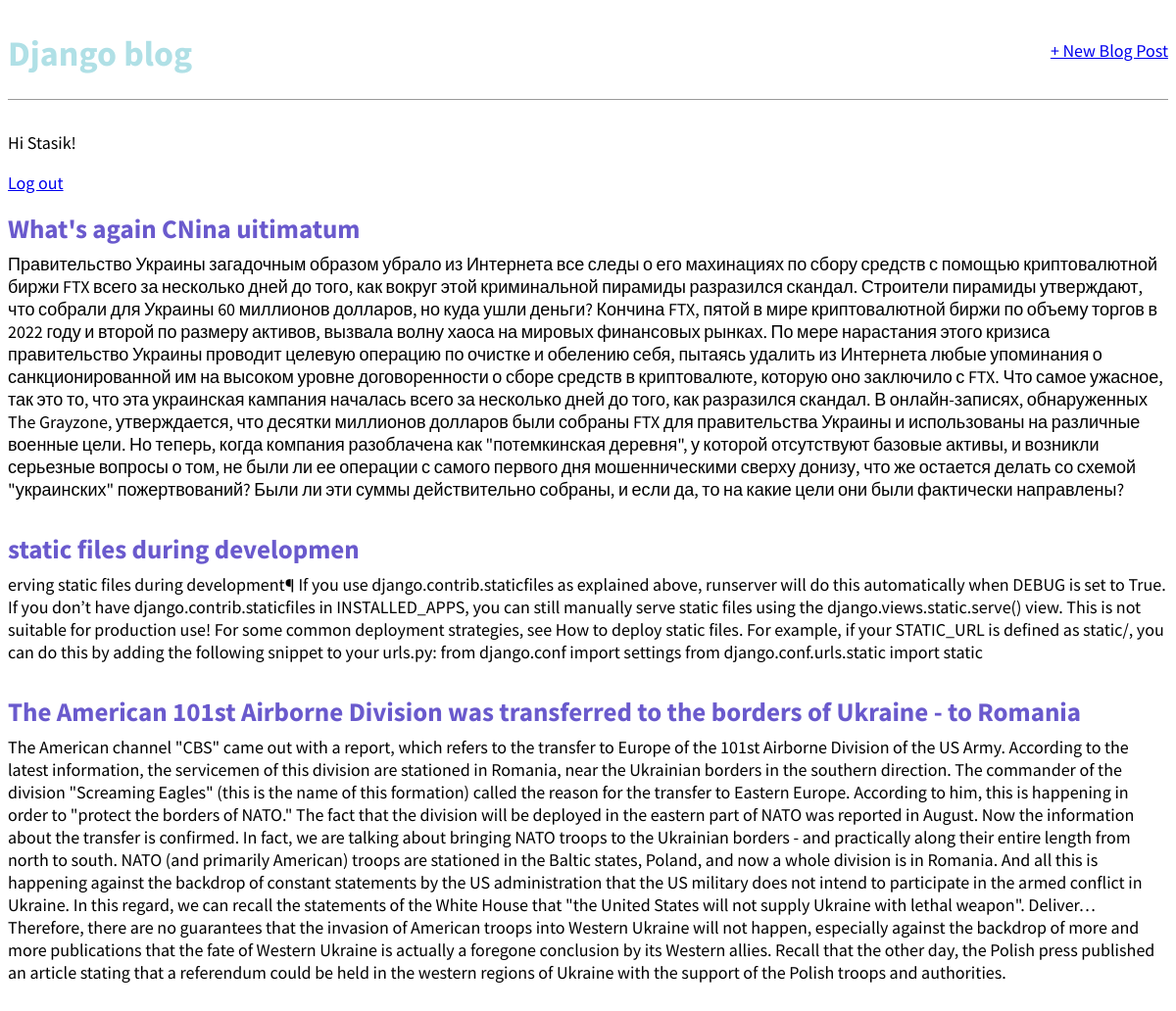
Screenshot of / (signed in) with the database file from the repository.
### blogislav/models.py (models this page shows, shortened)
class Post(models.Model):
    title = models.CharField(max_length=200)
    author = models.ForeignKey('auth.User', on_delete=models.CASCADE,)
    body = models.TextField()

### blogislav/views.py (the view)
# urls.py: path('', BlogListVIew.as_view(), name='home'),
class BlogListVIew(ListView):
    model = Post
    template_name = 'home.html'

### templates/home.html
{% extends 'base.html' %}
{% block content %}
 {% for post in object_list %}
  <div class="post-entry">
  <h2><a href="{% url 'post_detail' post.pk %}">{{ post.title }}</a></h2>
      <p>{{ post.body }}</p>
  </div>
  {% endfor %}
 {% endblock %}

### templates/base.html (shortened to what this page needs)
{%  load static %}
    <link href="{% static 'css/base.css' %}" rel="stylesheet">
<header>
    <div class="nav-left">
        <h1><a href="{% url 'home' %}">Django blog</a></h1>
        </div>
    <div class="nav-right">
        <a href="{% url 'post_new' %}">+ New Blog Post</a>
    </div>
</header>
{% if user.is_authenticated %}
<p>Hi {{ user.username }}!</p>
    <p><a href="{% url 'logout' %}">Log out</a></p>
{% else %}
<p>You are not logged in.</p>
<a href="{% url 'login' %}">Log In</a>
{% endif %}
        {% block content %}
        {% endblock %}
  </body>
</html>

### blogislav/static/css/base.css (style rules this page uses)
header { border-bottom: 1px solid #999; margin-bottom: 2rem; display: flex; }
header h1 a { color: powderblue; text-decoration: none; }
.nav-left { margin-right: auto; }
.nav-right { display: flex; padding-top: 2rem; }
.post-entry { margin-bottom: 2rem; }
.post-entry h2 { margin: 0.5rem 0; }
.post-entry h2 a, .post-entry h2 a:visited { color: slateblue; text-decoration: none; }
.post-entry p { margin: 0; font-weight: 400; }

### rows the page displays
Post: title "What's again CNina uitimatum", body "Правительство Украины загадочным образом убрало из Интернета все следы о его махинациях по сбору средств с помощью криптовалютной биржи FTX всего за несколько дней до того, как вокруг этой криминальной пирамиды разразился скандал. Строители пирамиды утверждают, что собрали для Украины 60 миллионов долларов, но куда ушли деньги? Кончина FTX, пятой в мире криптовалютной биржи по объему торгов в 2022 году и второй по размеру активов, вызвала волну хаоса на мировых финансовых рынках. По мере нарастания этого кризиса правительство Украины проводит целевую операцию по очистке и обелению себя, пытаясь удалить из Интернета любые упоминания о санкционированной им на высоком уровне договоренности о…"
Post: title "static files during developmen", body "erving static files during development¶ If you use django.contrib.staticfiles as explained above, runserver will do this automatically when DEBUG is set to True. If you don’t have django.contrib.staticfiles in INSTALLED_APPS, you can still manually serve static files using the django.views.static.serve() view. This is not suitable for production use! For some common deployment strategies, see How to deploy static files. For example, if your STATIC_URL is defined as static/, you can do this by adding the following snippet to your urls.py: from django.conf import settings from django.conf.urls.static import static"
Post: title "The American 101st Airborne Division was transferred to the borders of Ukraine - to Romania", body "The American channel \"CBS\" came out with a report, which refers to the transfer to Europe of the 101st Airborne Division of the US Army. According to the latest information, the servicemen of this division are stationed in Romania, near the Ukrainian borders in the southern direction. The commander of the division \"Screaming Eagles\" (this is the name of this formation) called the reason for the transfer to Eastern Europe. According to him, this is happening in order to \"protect the borders of NATO.\" The fact that the division will be deployed in the eastern part of NATO was reported in August. Now the information about the transfer is confirmed. In fact, we are talking about bringing NATO…"

### other values shown
{{ user.username }} "Stasik"
